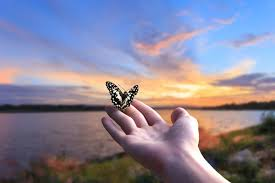
#> input picture sample.jpg, 275 x 183 px
$ python Experiment4.py
#> lines starting #> are read from the running program, lines starting #| are printed output that depends on the picture; after the words box and inside, x2 and y2 are one past the last pixel; in counts of white or black regions, pixels touching at a corner belong together
import cv2

# Read the image
img = cv2.imread("sample.jpg", cv2.IMREAD_GRAYSCALE)
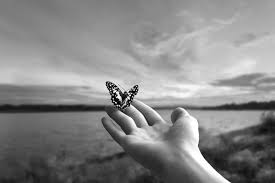
#> img: shape (183, 275); min 0, max 255, mean 135.4

if img is None:
    print("Image not found")
    exit()

# Apply Canny Edge Detection
# 100 = lower threshold, 200 = upper threshold
edges = cv2.Canny(img, 100, 200)
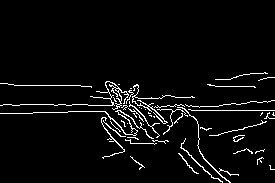
#> edges: shape (183, 275); 4.4% white in thin lines or dots, all inside (x1, y1, x2, y2) = (0, 72, 275, 183)

# Display original and edge-detected images
cv2.imshow("Original Image", img)
cv2.imshow("Edge Detected Image", edges)

cv2.waitKey(0)
cv2.destroyAllWindows()

$ run again, with template.jpg copied over sample.jpg
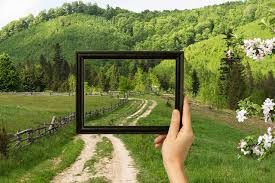
#> input picture template.jpg, 275 x 183 px
#> `img = cv2.imread("sample.jpg", cv2.IMREAD_GRAYSCALE)`:
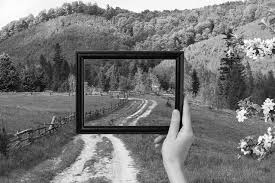
#> img: shape (183, 275); min 0, max 255, mean 118.8
#> `edges = cv2.Canny(img, 100, 200)`:
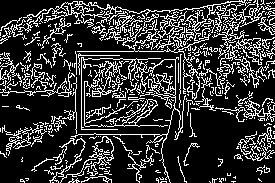
#> edges: shape (183, 275); 21% white in thin lines or dots
